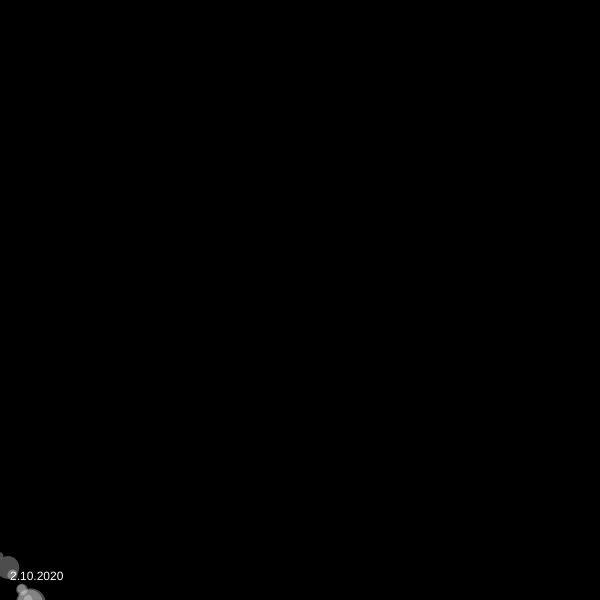
Frame 1 (no input)
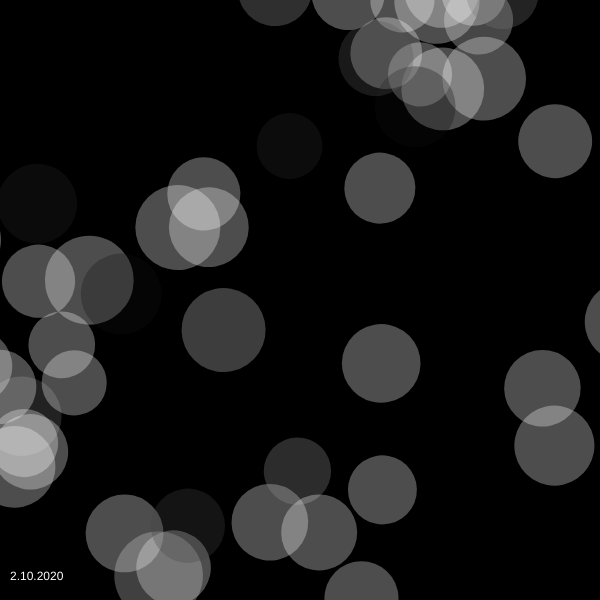
Frame 60 (no input)
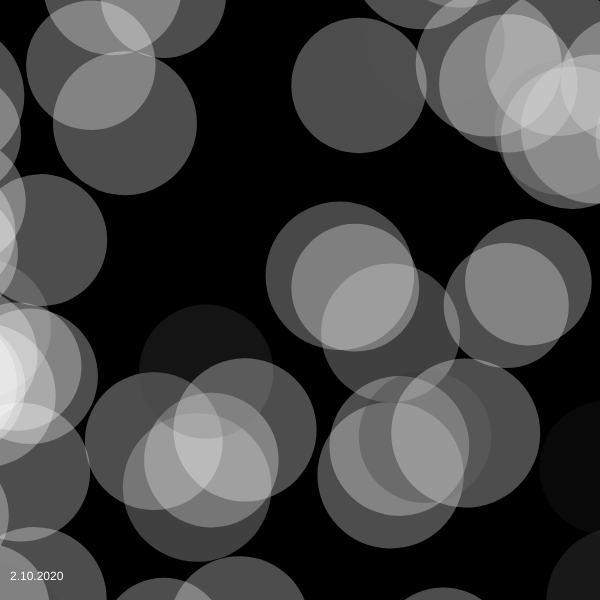
Frame 120 (the mouse pressed at the canvas centre since frame 60)

The p5.js sketch that drew these frames (run headless with seeded random() and noise() and a simulated clock; from frame 60 on, the mouse is pressed at the canvas centre):

// p5.js sketch
// ── sketch.js
//Based off the particle system example on p5.js

let spin;

let spins = [];

function setup() {
  createCanvas(600, 600);
   colorMode(HSB);
  // Initialize all values
  for (let i = 0; i < 200; i++) {
    var dir = -1;
    if(i%2 == 0){
      dir = 1;
    }
    spin = new Spinner(createVector(width/2, height/2), random(0, 850), dir, 0, random(0.01, 0.1), random(0, 360));
    spins.push(spin);
  }

 frameRate(20);
}

function draw() {
  // Convert polar to cartesian
  fill(0, 0, 0, 10);
  rect(0, 0, 600, 600);
  for (let i = 0; i < spins.length; i++) {
    spins[i].run();
  }
  fill(255);
  text("2.10.2020", 10, height - 20);
}

class Spinner{
 constructor(center, radius, direction, theta, vel, hue) {
    this.x = 0;
    this.y = 0; 
    this.center = center;
    this.radius = radius;
    this.direction = direction;
    this.theta = theta;
    this.vel = vel;
    this.hue = hue;
    this.color = color(hue, 0.3);
    this.size = random(5, 30);
    this.angle = 0;
  }
  update(){
    this.x= (this.radius * cos(this.theta) + this.center.x);
    this.y = (this.radius * sin(this.theta) + this.center.y);
    this.theta += this.vel;
    // this.size += cos(this.theta)*2;
  }
  display(){
    fill(this.color);
    noStroke();
    var ang = this.angle+ 1;
    rotate(this.direction*ang);
    ellipse(this.x, this.y, this.size, this.size);
    rotate(this.direction*-ang);
    this.size += 1;
    if(this.size >= 200) this.size = 5;
  }
  run(){
    this.update();
    this.display();
  }
};
